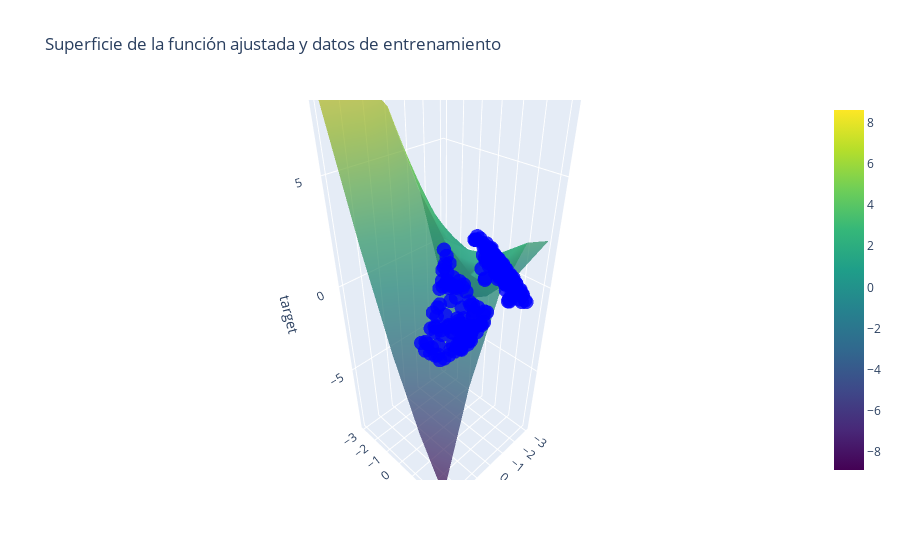
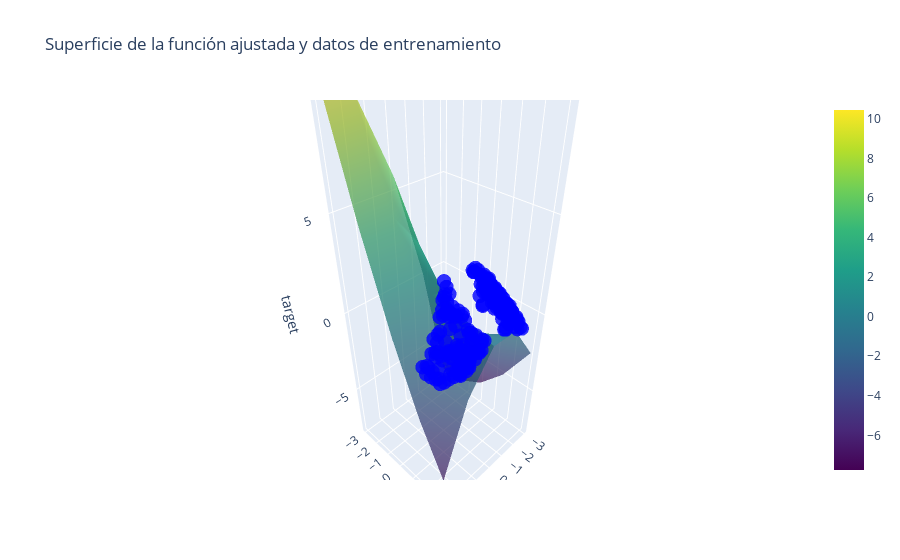

Write notebook code for charts like these, in order.
### Code cell
# Gráfica combinada de la superficie y los datos de entrenamiento

def plot_combined(theta_0, coef, X_train, degree=2):
    """
    Genera un gráfico 3D que combina la superficie ajustada y los datos de entrenamiento.

    Args:
        theta_0 (float): Término independiente.
        coef (list): Lista de coeficientes para las variables.
        X_train (DataFrame): Datos de entrenamiento con columnas 'x1', 'x2' y 'target'.
        degree (int): Grado del polinomio (por defecto 2).
    """
    x1_range = np.linspace(-3, 3, 5)
    x2_range = np.linspace(-3, 3, 5)

    X1, X2 = np.meshgrid(x1_range, x2_range)

    # Calcular Z dinámicamente según los coeficientes y el grado
    Z = theta_0
    coef_idx = 0
    for d in range(1, degree + 1):
        for i in range(d + 1):
            Z += coef[coef_idx] * (X1 ** (d - i)) * (X2 ** i)
            coef_idx += 1

    # Crear la figura combinada
    combined_fig = go.Figure()

    # Añadir la superficie de la función ajustada
    combined_fig.add_trace(go.Surface(z=Z, x=X1, y=X2, colorscale='Viridis', opacity=0.7, name='Superficie'))

    # Añadir los puntos de los datos de entrenamiento
    combined_fig.add_trace(go.Scatter3d(
        x=X_train['x1'],
        y=X_train['x2'],
        z=X_train['target'],
        mode='markers',
        marker=dict(size=5, color='blue', opacity=0.8),
        name='Datos de entrenamiento'
    ))

    # Configurar el diseño del gráfico
    combined_fig.update_layout(
        title='Superficie de la función ajustada y datos de entrenamiento',
        scene=dict(
            xaxis_title='x1',
            yaxis_title='x2',
            zaxis_title='target'
        )
    )

    # Mostrar la figura
    combined_fig.show()

# Llamada a la función con los parámetros
plot_combined(results['theta_0'], results['coef'], X_train, degree=2)
plot_combined(mle_results['theta_0'], mle_results['coef'], X_train, degree=2)

### Figure 1 — Plotly figure (JSON) as saved in the notebook; plotly's stock layout.template omitted (floating-point values rounded to 4 significant figures; data arrays with more than 128 entries replaced by an {"elided": "..."} marker saying what was removed)
{"data": [{"colorscale": [[0, "#440154"], [0.1111, "#482878"], [0.2222, "#3e4989"], [0.3333, "#31688e"], [0.4444, "#26828e"], [0.5556, "#1f9e89"], [0.6667, "#35b779"], [0.7778, "#6ece58"], [0.8889, "#b5de2b"], [1, "#fde725"]], "name": "Superficie", "opacity": 0.7, "type": "surface", "x": [[-3.0, -1.5, 0.0, 1.5, 3.0], [-3.0, -1.5, 0.0, 1.5, 3.0], [-3.0, -1.5, 0.0, 1.5, 3.0], [-3.0, -1.5, 0.0, 1.5, 3.0], [-3.0, -1.5, 0.0, 1.5, 3.0]], "y": [[-3.0, -3.0, -3.0, -3.0, -3.0], [-1.5, -1.5, -1.5, -1.5, -1.5], [0.0, 0.0, 0.0, 0.0, 0.0], [1.5, 1.5, 1.5, 1.5, 1.5], [3.0, 3.0, 3.0, 3.0, 3.0]], "z": [[-3.035, 3.042, 6.922, 8.604, 8.088], [-2.956, 1.731, 4.221, 4.512, 2.606], [-2.046, 1.251, 2.35, 1.251, -2.046], [-0.3059, 1.6, 1.309, -1.181, -5.868], [2.264, 2.78, 1.098, -2.782, -8.859]]}, {"marker": {"color": "blue", "opacity": 0.8, "size": 5}, "mode": "markers", "name": "Datos de entrenamiento", "type": "scatter3d", "x": {"elided": "200 float values"}, "y": {"elided": "200 float values"}, "z": {"elided": "200 float values"}}], "layout": {"scene": {"xaxis": {"title": {"text": "x1"}}, "yaxis": {"title": {"text": "x2"}}, "zaxis": {"title": {"text": "target"}}}, "title": {"text": "Superficie de la función ajustada y datos de entrenamiento"}}}

### Figure 2 — Plotly figure (JSON) as saved in the notebook; plotly's stock layout.template omitted (floating-point values rounded to 4 significant figures; data arrays with more than 128 entries replaced by an {"elided": "..."} marker saying what was removed)
{"data": [{"colorscale": [[0, "#440154"], [0.1111, "#482878"], [0.2222, "#3e4989"], [0.3333, "#31688e"], [0.4444, "#26828e"], [0.5556, "#1f9e89"], [0.6667, "#35b779"], [0.7778, "#6ece58"], [0.8889, "#b5de2b"], [1, "#fde725"]], "name": "Superficie", "opacity": 0.7, "type": "surface", "x": [[-3.0, -1.5, 0.0, 1.5, 3.0], [-3.0, -1.5, 0.0, 1.5, 3.0], [-3.0, -1.5, 0.0, 1.5, 3.0], [-3.0, -1.5, 0.0, 1.5, 3.0], [-3.0, -1.5, 0.0, 1.5, 3.0]], "y": [[-3.0, -3.0, -3.0, -3.0, -3.0], [-1.5, -1.5, -1.5, -1.5, -1.5], [0.0, 0.0, 0.0, 0.0, 0.0], [1.5, 1.5, 1.5, 1.5, 1.5], [3.0, 3.0, 3.0, 3.0, 3.0]], "z": [[-7.751, 0.09505, 5.743, 9.193, 10.45], [-7.671, -1.216, 3.042, 5.102, 4.964], [-6.761, -1.696, 1.171, 1.84, 0.3119], [-5.021, -1.347, 0.1298, -0.5912, -3.51], [-2.451, -0.1673, -0.08095, -2.192, -6.501]]}, {"marker": {"color": "blue", "opacity": 0.8, "size": 5}, "mode": "markers", "name": "Datos de entrenamiento", "type": "scatter3d", "x": {"elided": "200 float values"}, "y": {"elided": "200 float values"}, "z": {"elided": "200 float values"}}], "layout": {"scene": {"xaxis": {"title": {"text": "x1"}}, "yaxis": {"title": {"text": "x2"}}, "zaxis": {"title": {"text": "target"}}}, "title": {"text": "Superficie de la función ajustada y datos de entrenamiento"}}}
